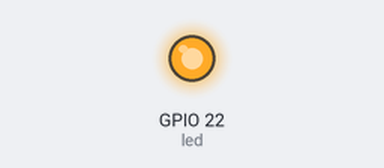
Recording of a program running on a simulated ESP32 board running MicroPython. Parts: output pins drawn as LEDs (lit = HIGH).

Above: at 1.3 s.
At 4.3 s:
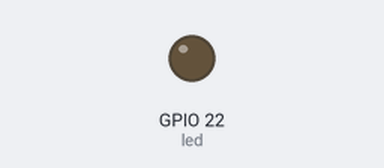
Timing chart, 0 to 6.8 s (numbered marks = the images above):
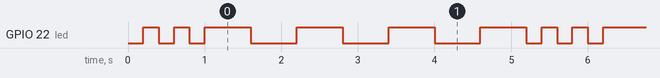

The program:

03_02_sos.py
```python
from machine import Pin, Signal
from time import sleep

led = Signal(22, Pin.OUT, invert=True)

while True:
    # S
    led.on()
    sleep(0.2)
    led.off()
    sleep(0.2)
    led.on()
    sleep(0.2)
    led.off()
    sleep(0.2)
    led.on()
    sleep(0.2)
    led.off()
    sleep(0.6)
    # O
    led.on()
    sleep(0.6)
    led.off()
    sleep(0.6)
    led.on()
    sleep(0.6)
    led.off()
    sleep(0.6)
    led.on()
    sleep(0.6)
    led.off()
    sleep(0.6)
```

Measured:
- by itself, GPIO 22 (led): repeats every 5.2 s: LOW 0.20 s, HIGH 0.20 s, LOW 0.20 s, 3 × (HIGH 0.60 s, LOW 0.60 s), HIGH 0.60 s, LOW 0.20 s, HIGH 0.20 s
- by itself, everything shown: repeats every 5.2 s, in 12 steps
